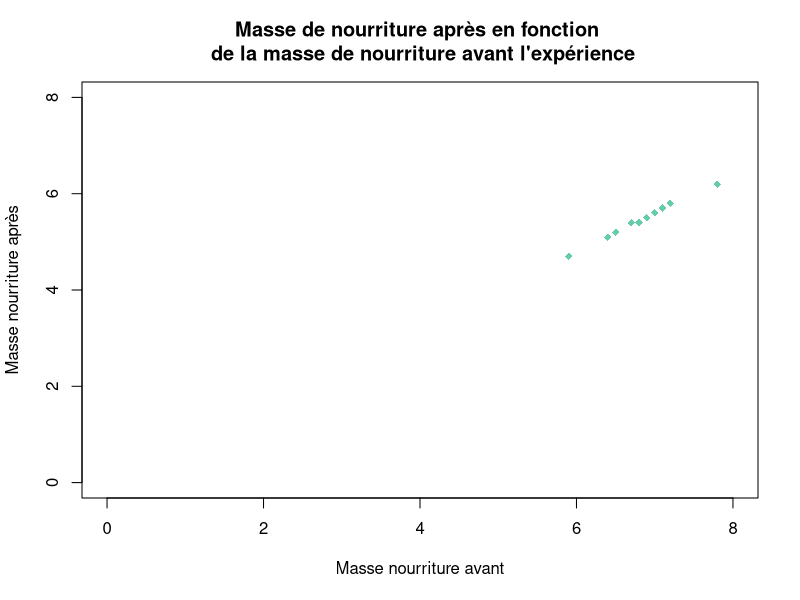
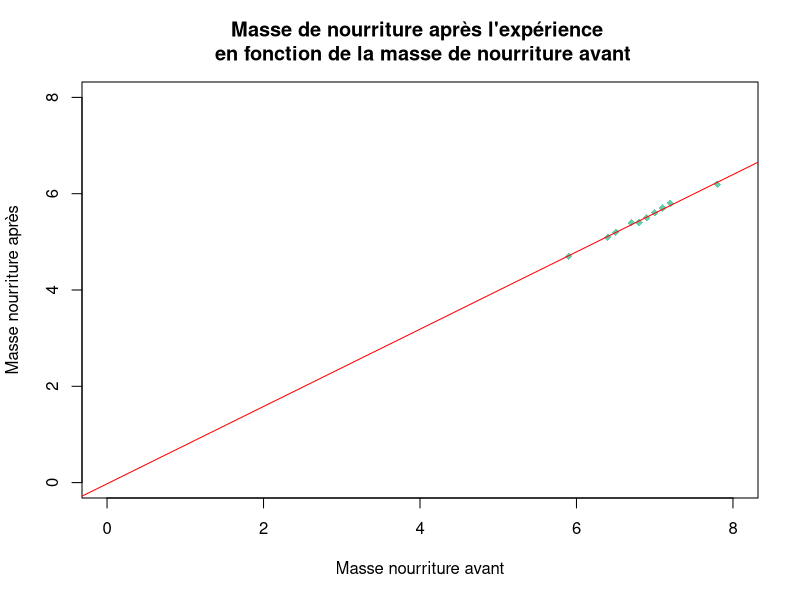
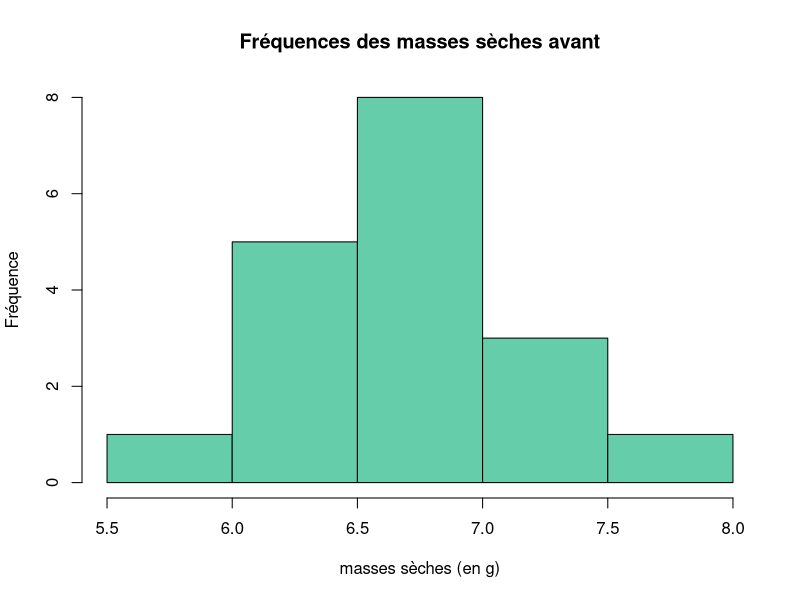
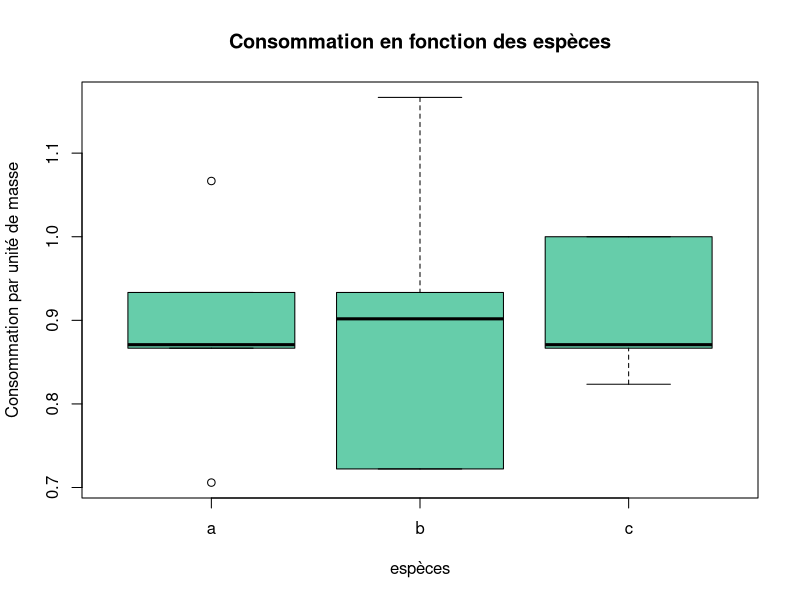

Reproduce these figures in R, in order.
## ---- chunk 1
knitr::opts_chunk$set(echo = TRUE)
## ---- chunk 2
setwd("C:/Users/gael-/Dropbox/PhD/Enseignements/HLBE405")
## ---- chunk 3
data <- read.csv(file = "exemple.csv",
                 sep = ";",
                 dec = ",")

head(data)
## ---- chunk 4
data[, 2]
data[, "traitement"]
data$traitement # le $ est une sorte de raccourci pour dire colonne
## ---- chunk 5
data[5, ]
data["5", ]
## ---- chunk 6
data[3, 6]
data[3, "poids_animal"]
## ---- chunk 7
data$conso_tot <- data$poids_sec_av - data$poids_sec_ap
head(data)
## ---- chunk 8
data$conso_masse <- (data$poids_sec_av - data$poids_sec_ap)/data$poids_animal
head(data)
## ---- chunk 9
plot(x = data$poids_sec_av, y = data$poids_sec_ap,
     xlim = c(0, 8), ylim = c(0, 8), 
     pch = 18, 
     cex = 1, 
     col = "aquamarine3",
     xlab = "Masse nourriture avant", ylab = "Masse nourriture après",
     main = "Masse de nourriture après en fonction \n de la masse de nourriture avant l'expérience")

## ---- chunk 10
# 1/ on créé un modèle pour voir s'il peut "fitter" les données?
model <- lm(data$poids_sec_ap ~ data$poids_sec_av)
## ---- chunk 11
# 2/ on regarde les propriétés de ce modèle:

## le R2 qui exprime le pourcentage de variation de y qui est expliqué par le modèle:
summary(model)$adj.r.squared

## les coefficients du modèle c'est à dire l'ordonnée à l'origine et la pente:
model$coefficients
## ---- chunk 12
# 3/ On peut ensuite refaire le graphique précédent en ajoutant la droite de régression grace à la fonction abline():
plot(x = data$poids_sec_av, y = data$poids_sec_ap,
     xlim = c(0, 8), ylim = c(0, 8), 
     pch = 18, 
     cex = 1, 
     col = "aquamarine3",
     xlab = "Masse nourriture avant", ylab = "Masse nourriture après",
     main = "Masse de nourriture après l'expérience \n en fonction de la masse de nourriture avant")
abline(model, col = "red")
## ---- chunk 13
cor(data$poids_sec_av, data$poids_sec_ap, method = c("pearson"))
## ---- chunk 14
hist(data$poids_sec_av, col = "aquamarine3", main = "Fréquences des masses sèches avant", 
     xlab = "masses sèches (en g)", ylab = "Fréquence")
## ---- chunk 15
boxplot(data$conso_masse ~ data$espece, col = "aquamarine3", 
        main = "Consommation en fonction des espèces", xlab = "espèces", 
        ylab = "Consommation par unité de masse")
